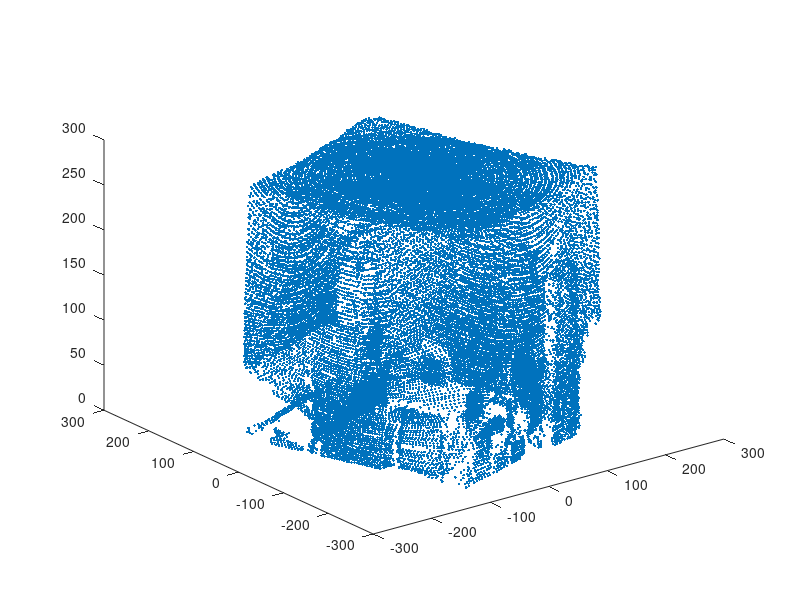

Source code (MATLAB):
clear
clc
% close all

pontos = importdata('CHAOF.TXT');
% pontos = pontos(1:17000, :);

rho = pontos(:,1);
theta = deg2rad(pontos(:,2) - 15);
phi = deg2rad(pontos(:,3));

x = rho .* sin(phi) .* cos(theta);
y = rho .* sin(phi) .* sin(theta);
z = rho .* cos(phi);

plot3(x, y, z, '.');